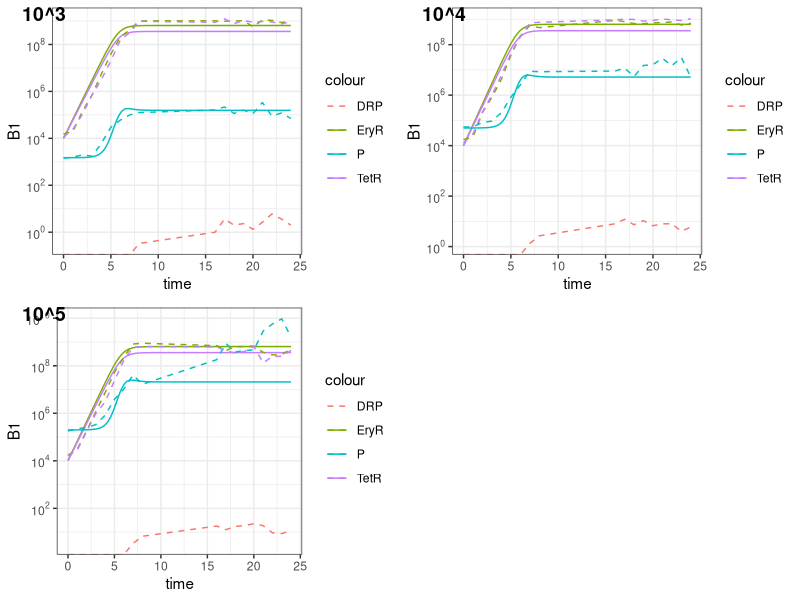

Reproduce this figure in R.


library(deSolve)
library(dplyr)
library(ggplot2)
library(scales)
library(cowplot)


## Load the lab data: ####

#adjust to what your WD is!!
lab_data4 = read.csv(here::here("Lab", "Transduction", "summary_10_4.csv"), stringsAsFactors = F)
lab_data3 = read.csv(here::here("Lab", "Transduction", "summary_10_3.csv"), stringsAsFactors = F)
lab_data5 = read.csv(here::here("Lab", "Transduction", "summary_10_5.csv"), stringsAsFactors = F)

#also you might have some issues on mac due to compatibility - fix column names in the datasets in that case


## MODEL ############################################

#I have a wrapper around the desolve model for simplicity
#parameter "def_model" allows you to choose which model to run
test_model = function(times = seq(0,24,1),
                      params = c(Nmax = 1e9,
                                 mu1 = 1.9,
                                 mu2 = 1.9,
                                 beta = 0.000000001,
                                 L = 10),
                      y = c(B1 = 1e2,
                            B2 = 1e2,
                            P = 1e4),
                      def_model = "mass"){
  
  if(!(def_model %in% c("mass", "mass_link", "mass_link_burst", "mass_link_both", "frequentist"))){
    stop("Function parameter \"def_model\" must be \"mass\", \"mass_link\", \"mass_link_burst\",
         \"mass_link_both\" or \"frequentist\"")
  }
  
  #MASS ACTION
  mass_model = function(times, y, params){
    
    with(as.list(c(y,params)),{
      
      
      N = B1 + B2
      
      
      dB1 = B1 * mu1 * (1 - N/Nmax) - B1 * beta * P   
      dB2 = B2 * mu2 * (1 - N/Nmax) - B2 * beta * P
      dP = N * beta * P * L
      
      
      return(list(c(dB1, dB2,dP)))
      
    }
    )
  }
  
  
  ##MASS ACTION WITH LINK
  mass_link_model = function(times, y, params){
    
    with(as.list(c(y,params)),{
      
      
      N = B1 + B2
      
      beta_t = beta * (1 - N/Nmax)
      
      dB1 = B1 * mu1 * (1 - N/Nmax) - B1 * beta_t * P 
      dB2 = B2 * mu2 * (1 - N/Nmax) - B2 * beta_t * P
      dP = N * beta_t * L * P
      
      
      return(list(c(dB1, dB2,dP)))
      
    }
    )
  }
  
  
  ##MASS ACTION WITH LINK, BURST
  mass_link_burst_model = function(times, y, params){
    
    with(as.list(c(y,params)),{
      
      
      N = B1 + B2
      
      L_t = L * (1 - N/Nmax)
      
      dB1 = B1 * mu1 * (1 - N/Nmax) - B1 * beta * P 
      dB2 = B2 * mu2 * (1 - N/Nmax) - B2 * beta * P
      dP = N * beta * L_t * P
      
      
      return(list(c(dB1, dB2,dP)))
      
    }
    )
  }
  
  
  
  ##MASS ACTION WITH LINK, BOTH
  mass_link_both_model = function(times, y, params){
    
    with(as.list(c(y,params)),{
      
      
      N = B1 + B2
      
      beta_t = beta * (1 - N/Nmax)
      L_t = L * (1 - N/Nmax)
      
      dB1 = B1 * mu1 * (1 - N/Nmax) - B1 * beta_t * P 
      dB2 = B2 * mu2 * (1 - N/Nmax) - B2 * beta_t * P
      dP = N * beta_t * L_t * P
      
      
      return(list(c(dB1, dB2,dP)))
      
    }
    )
  }
  
  
  ##FREQUENTIST MODEL
  frequentist_model = function(times, y, params){
    
    with(as.list(c(y,params)),{
      
      
      N = B1 + B2
      
      beta_t = beta * (1 - N/Nmax)
      L_t = L * (1 - N/Nmax)
      
      P_inf = (1-exp(-beta_t*N)) * P
      B_inf = (1-exp(-P_inf/N)) * N
      
      dB1 = B1 * mu1 * (1 - N/Nmax) - B1/N * B_inf 
      dB2 = B2 * mu2 * (1 - N/Nmax) - B2/N * B_inf 
      dP = B_inf * L_t - P_inf
      
      
      return(list(c(dB1, dB2,dP)))
      
    }
    )
  }
  
  
  
  
  if(def_model == "mass") {
    res_full = as.data.frame(deSolve::ode(func = mass_model, times = times, y = y, parms = params))
  }
  if(def_model == "mass_link") {
    res_full = as.data.frame(deSolve::ode(func = mass_link_model, times = times, y = y, parms = params))
  }
  if(def_model == "mass_link_burst") {
    res_full = as.data.frame(deSolve::ode(func = mass_link_burst_model, times = times, y = y, parms = params))
  }
  if(def_model == "mass_link_both") {
    res_full = as.data.frame(deSolve::ode(func = mass_link_both_model, times = times, y = y, parms = params))
  }
  if(def_model == "frequentist") {
    res_full = as.data.frame(deSolve::ode(func = frequentist_model, times = times, y = y, parms = params))
  }
  
  
  #replace values < 1 by 0, except "times" column ofc
  res_full[,-1][res_full[,-1] < 1] = 0
  
  
  return(res_full)
  
  
}



## PARAMETERS #####################################

#play around with this!

params = c(Nmax = 1e9, #max number of bacteria possible in the system
           mu1 = 1.9, #max growth rate of bacteria 1
           mu2 = 1.8, #max growth rate of bacteria 2
           beta = 0.000000005, #this corresponds to individual phage adsorption rate
           L = 7) #burst size (number of new phage released after infection)


#which model do you want to run?
#mass, mass_link, mass_link_burst, mass_link_both, or frequentist

model = "frequentist"




## RUN ALL MODELS & PLOT ################################

#fixed parameters, no touching!!
#times
times = seq(0,24,0.2)

#initial number of bacteria and phage (matches average from lab data)
yinit = c(B1 = 1e4, 
          B2 = 1e4,
          P = 5e4)

#run model starting phage at 1e4
res4 = test_model(times, params, yinit, def_model = model)

#run model starting phage at 1e3
yinit["P"] = 1.5e3
res3 = test_model(times, params, yinit, def_model = model)

#run model starting phage at 1e5
yinit["P"] = 2e5
res5 = test_model(times, params, yinit, def_model = model)

#plot for Pstart 1e4
pp4 = ggplot(res4) +
  geom_line(aes(time, B1, colour = "EryR")) +
  geom_line(aes(time, B2, colour = "TetR")) +
  geom_line(aes(time, P, colour = "P")) +
  scale_y_continuous(trans=log10_trans(),
                     breaks=trans_breaks("log10", function(x) 10^x),
                     labels=trans_format("log10", math_format(10^.x))) +
  geom_line(data = lab_data4 %>% filter(Bacteria != "Total"),
            aes(Time, Mean, colour = Bacteria), linetype = "dashed") +
  theme_bw()

#plot for Pstart 1e3
pp3 = ggplot(res3) +
  geom_line(aes(time, B1, colour = "EryR")) +
  geom_line(aes(time, B2, colour = "TetR")) +
  geom_line(aes(time, P, colour = "P")) +
  scale_y_continuous(trans=log10_trans(),
                     breaks=trans_breaks("log10", function(x) 10^x),
                     labels=trans_format("log10", math_format(10^.x))) +
  geom_line(data = lab_data3 %>% filter(Bacteria != "Total"),
            aes(Time, Mean, colour = Bacteria), linetype = "dashed") +
  theme_bw()

#plot for Pstart 1e5
pp5 = ggplot(res5) +
  geom_line(aes(time, B1, colour = "EryR")) +
  geom_line(aes(time, B2, colour = "TetR")) +
  geom_line(aes(time, P, colour = "P")) +
  scale_y_continuous(trans=log10_trans(),
                     breaks=trans_breaks("log10", function(x) 10^x),
                     labels=trans_format("log10", math_format(10^.x))) +
  geom_line(data = lab_data5 %>% filter(Bacteria != "Total"),
            aes(Time, Mean, colour = Bacteria), linetype = "dashed") +
  theme_bw()

#plot all together
plot_grid(pp3, pp4, pp5,
          labels = c("10^3", "10^4", "10^5"))
